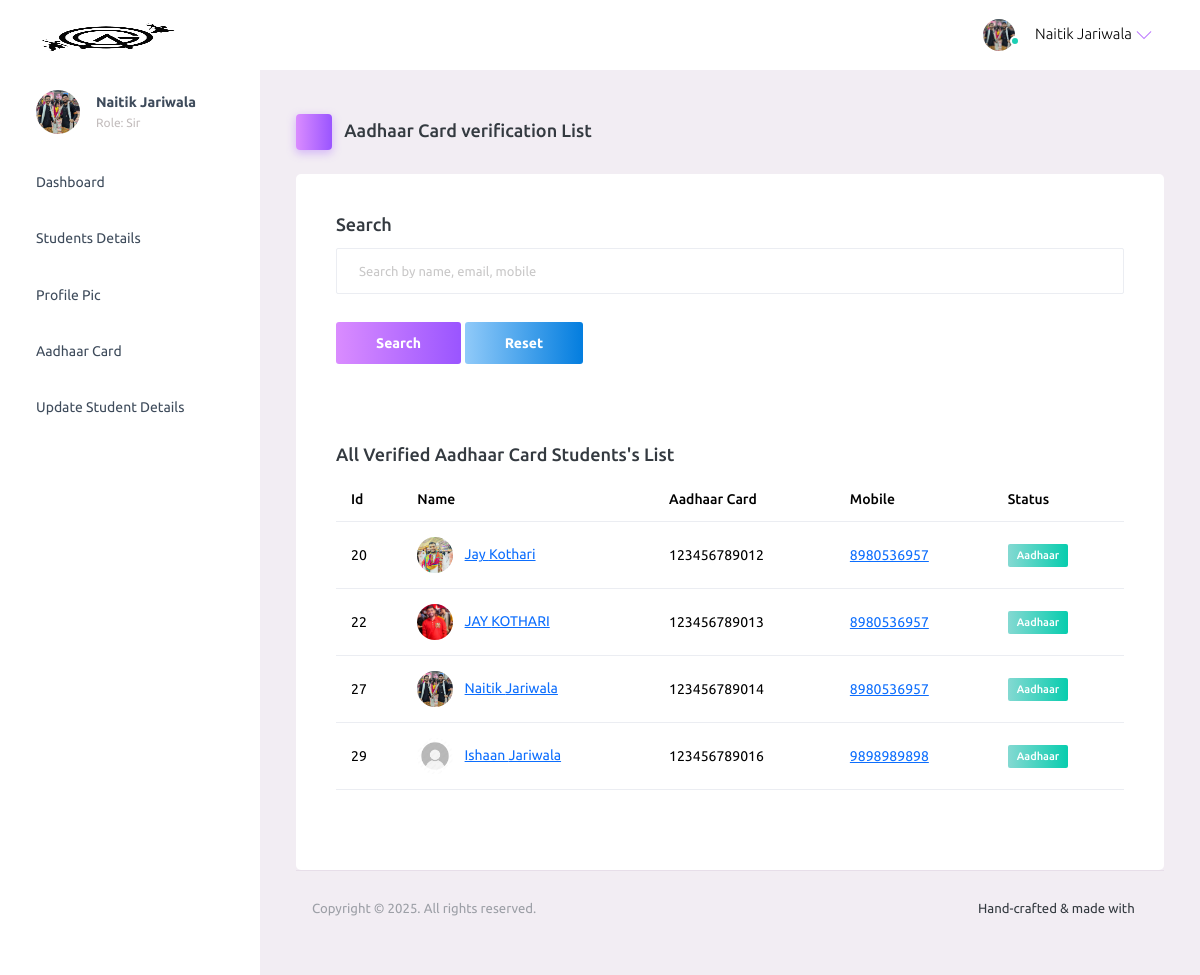
The page /mentor/verified_aadhar_list/ (signed in) on the database as committed earlier.
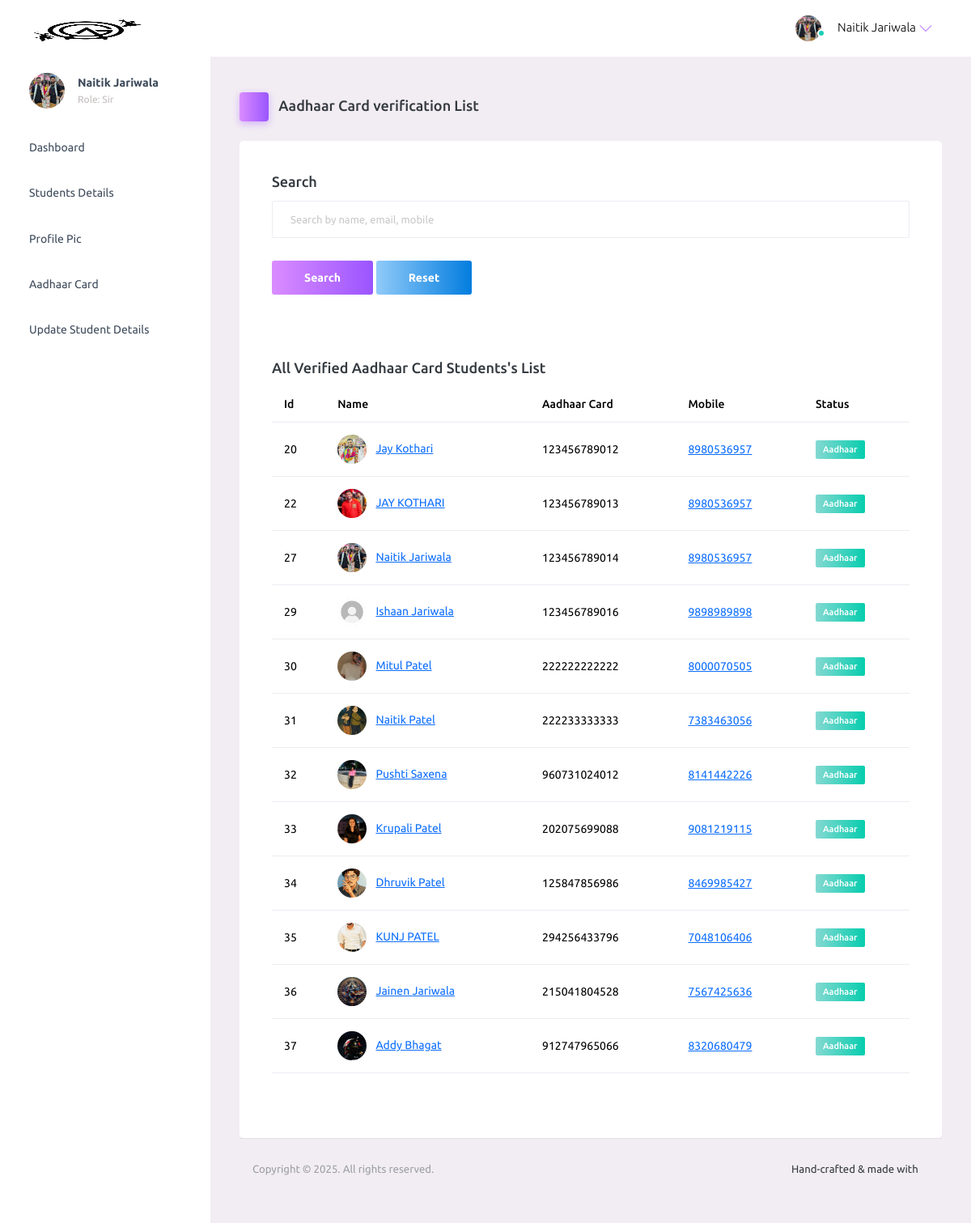
The same page on the database as committed later.
### student/models.py (models this page shows, shortened)
class Student(models.Model):
    doc_choice = (
        ('Owner','Owner'),
        ('Sir','Sir'),
        ('Student','Student'),
    )
    first_name = models.CharField(max_length=30)
    last_name = models.CharField(max_length=30)
    birth_date = models.DateField(blank=True, null=True)
    email = models.EmailField(unique=True)
    mobile = models.CharField(max_length=10)
    parent_mobile = models.CharField(max_length=10)
    role = models.CharField(max_length=10, choices=doc_choice, default='Student')
    address = models.TextField()
    password = models.CharField(max_length=30)
    password_reset = models.BooleanField(default=False)
    verified = models.BooleanField(default=False)
    aadhar = models.CharField(max_length=12)
    aadhar_verified = models.BooleanField(default=False)
    aadhar_verified_by = models.CharField(max_length=30,blank=True,null=True)
    profile_qr = models.FileField(upload_to='profile_qr/',default='default/qr.png')
    profile_image = models.FileField(upload_to='profile/', default='default/profile.jpg')
    profile_image_verified = models.BooleanField(default=False)
    fees_amount = models.IntegerField(default=0)
    fees_paid = models.IntegerField(default=0)
    fees_status = models.BooleanField(default=False)
    fees_marker = models.CharField(max_length=30,blank=True,null=True)
    batch_name = models.CharField(max_length=30, blank=True, null=True, default='General')
    batch_start_date = models.DateField(blank=True, null=True)
    batch_end_date = models.DateField(blank=True, null=True)
    created_at = models.DateTimeField(auto_now_add=True)

### mentor/views.py (the view, shortened to what this page needs)
# urls.py: path('verified_aadhar_list/', views.verified_aadhar_list, name='verified_aadhar_list'),
def verified_aadhar_list(request):
    try:
        student = Student.objects.get(email=request.session['email'])
        if student.role == 'Student':
            return render(request, 'login.html', {'msg': 'You are not authorized to access this page'})
        students = Student.objects.filter(aadhar_verified=True)
        return render(request, 'verified_aadhar_list.html', {'students': students, 'student': student})
    except:
        return render(request, 'login.html')

### mentor/templates/verified_aadhar_list.html (shortened to what this page needs)
{% extends 'header.html' %}
{% load static %}
{% block content %}
<div class="main-panel">
  <div class="content-wrapper">
    <div class="page-header">
      <h3 class="page-title">
        <span class="page-title-icon bg-gradient-primary text-white me-2">
          <i class="mdi mdi-home"></i>
        </span> Aadhaar Card verification List
      </h3>
    </div>
    <div class="row">
      <div class="col-12 grid-margin">
        <div class="card">
          <div class="card-body">
            <h4 class="card-title">Search</h4>
            <form method="POST" action="{% url 'verified_aadhar_list' %}">
              <div class="form-group">
                <input type="text" class="form-control" id="search" name="search" placeholder="Search by name, email, mobile">
              </div>
              <button type="submit" class="btn btn-gradient-primary mr-2">Search</button>
              <a href="{% url 'profile_image_unverified_list' %}" class="btn btn-gradient-info">Reset</a>
            </form>
          </div>
    <div class="row">
      <div class="col-12 grid-margin">
        <div class="card">
          <div class="card-body">
            {% if msg %}
            <h4 class="card-title">{{msg}}</h4>
            <h4 class="card-title">Total "<span style="color: rgb(78, 133, 216);">{{students.count}}</span>" results found</h4>
            {% else %}
            <h4 class="card-title">All Verified Aadhaar Card Students's List</h4>
            {% endif %}
            <div class="table-responsive">
              <table class="table">
                <thead>
                  <tr>
                    <th> Id </th>
                    <th> Name </th>
                    <th> Aadhaar Card</th>
                    <th> Mobile </th>
                    <th> Status </th>
                  </tr>
                </thead>
                <tbody>
                  {% for one in students %}
                  <tr>
                    <td>{{one.id}}</td>
                    <td>
                      <img src="{{one.profile_image.url}}" style="object-fit: cover;" class="me-2" alt="image"> <a href="{% url 'view_student' one.id %}">{{one.first_name}} {{one.last_name}}</a>
                    </td>
                    <td>{{one.aadhar}}</td>
                    <td> <a href="tel:+91{{one.mobile}}">{{one.mobile}}</a> </td>
                    <td>
                      {% if one.aadhar_verified %}
                      <label class="badge badge-gradient-success">Aadhaar</label>
                      {% else %}
                      <label class="badge badge-gradient-danger">AAdhaar</label>
                      {% endif %}
                    </td>
                  </tr>
                  {% endfor %}
                </tbody>
              </table>
            </div>
          </div>
        </div>
      </div>
    </div>
  </div>
  <footer class="footer">
    <div class="d-sm-flex justify-content-center justify-content-sm-between">
      <span class="text-muted text-center text-sm-left d-block d-sm-inline-block">Copyright © 2025. All rights reserved.</span>
      <span class="float-none float-sm-right d-block mt-1 mt-sm-0 text-center">Hand-crafted & made with <i class="mdi mdi-heart text-danger"></i></span>
    </div>
  </footer>
</div>
{% endblock %}

### mentor/templates/header.html (shortened to what the changed rows need)
{% load static %}
<!DOCTYPE html>
<html lang="en">
  <head>
    <link rel="stylesheet" href="{% static 'assets/vendors/mdi/css/materialdesignicons.min.css' %}">
    <link rel="stylesheet" href="{% static 'assets/vendors/ti-icons/css/themify-icons.css' %}">
    <link rel="stylesheet" href="{% static 'assets/vendors/css/vendor.bundle.base.css' %}">
    <link rel="stylesheet" href="{% static 'assets/vendors/font-awesome/css/font-awesome.min.css' %}">
    <link rel="stylesheet" href="{% static 'assets/vendors/font-awesome/css/font-awesome.min.css' %}" />
    <link rel="stylesheet" href="{% static 'assets/vendors/bootstrap-datepicker/bootstrap-datepicker.min.css' %}">
    <link rel="stylesheet" href="{% static 'assets/css/style.css' %}">
  </head>
  <body>
    {% if student.role == "Sir" or student.role == "Owner" %}
    <div class="container-scroller">
      <nav class="navbar default-layout-navbar col-lg-12 col-12 p-0 fixed-top d-flex flex-row">
        <div class="text-center navbar-brand-wrapper d-flex align-items-center justify-content-center" style="object-fit: cover; overflow: hidden; ">
          <a class="navbar-brand brand-logo" href="{% url 'mentor-index' %}"><img src="{% static 'assets/images/logo.png' %}" alt="logo"  /></a>
        </div>
        <div class="navbar-menu-wrapper d-flex align-items-stretch">
          <button class="navbar-toggler navbar-toggler align-self-center" type="button" data-toggle="minimize">
            <span class="mdi mdi-menu"></span>
          </button>
          <ul class="navbar-nav navbar-nav-right">
            <li class="nav-item nav-profile dropdown">
              <a class="nav-link dropdown-toggle" id="profileDropdown" href="#" data-bs-toggle="dropdown" aria-expanded="false">
                <div class="nav-profile-img">
                  <img src="{{student.profile_image.url}}" style="object-fit: cover;" alt="image">
                  <span class="availability-status online"></span>
                </div>
                <div class="nav-profile-text">
                  <p class="mb-1 text-black">{{student.first_name}} {{student.last_name}}</p>
                </div>
              </a>
            </li>
          </ul>
        </div>
      </nav>
      <div class="container-fluid page-body-wrapper">
        <nav class="sidebar sidebar-offcanvas" id="sidebar">
          <ul class="nav">
            <li class="nav-item nav-profile">
              <a href="#" class="nav-link">
                <div class="nav-profile-image">
                  <img src="{{student.profile_image.url}}" style="object-fit: cover;" alt="profile" />
                </div>
                <div class="nav-profile-text d-flex flex-column">
                  <span class="font-weight-bold mb-2">{{student.first_name}} {{student.last_name}}</span>
                  <span class="text-secondary text-small">Role: {{student.role}}</span>
                </div>
                <i class="mdi mdi-bookmark-check text-success nav-profile-badge"></i>
              </a>
            </li>
            <li class="nav-item">
              <a class="nav-link" href="{% url 'mentor-index' %}">
                <span class="menu-title">Dashboard</span>
                <i class="mdi mdi-home menu-icon"></i>
              </a>
            </li>
            <li class="nav-item">
              <a class="nav-link" data-bs-toggle="collapse" href="#ui-basic" aria-expanded="false" aria-controls="ui-basic">
                <span class="menu-title">Students Details</span>
                <i class="menu-arrow"></i>
                <i class="mdi mdi-contacts menu-icon"></i>
              </a>
            </li>
            <li class="nav-item">
              <a class="nav-link" data-bs-toggle="collapse" href="#icons" aria-expanded="false" aria-controls="icons">
                <span class="menu-title">Profile Pic</span>
                <i class="mdi mdi-contacts menu-icon"></i>
              </a>
            </li>
            <li class="nav-item">
              <a class="nav-link" data-bs-toggle="collapse" href="#forms" aria-expanded="false" aria-controls="forms">
                <span class="menu-title">Aadhaar Card</span>
                <i class="mdi mdi-format-list-bulleted menu-icon"></i>
              </a>
            </li>
            <li class="nav-item">
              <a class="nav-link" data-bs-toggle="collapse" href="#charts" aria-expanded="false" aria-controls="charts">
                <span class="menu-title">Update Student Details</span>
                <i class="mdi mdi-chart-bar menu-icon"></i>
              </a>
            </li>
          </ul>
        </nav>
        {% block content %}
        {% endblock %}
      </div>
    </div>
    {% endif %}
  </body>
</html>

Rows that differ between the two databases and show on the page:
added Student: id "30", profile_image (picture), first_name "Mitul", last_name "Patel", aadhar "222222222222", mobile "8000070505", aadhar_verified "Aadhaar"
added Student: id "31", profile_image (picture), first_name "Naitik", last_name "Patel", aadhar "222233333333", mobile "7383463056", aadhar_verified "Aadhaar"
added Student: id "32", profile_image (picture), first_name "Pushti", last_name "Saxena", aadhar "960731024012", mobile "8141442226", aadhar_verified "Aadhaar"
added Student: id "33", profile_image (picture), first_name "Krupali", last_name "Patel", aadhar "202075699088", mobile "9081219115", aadhar_verified "Aadhaar"
added Student: id "34", profile_image (picture), first_name "Dhruvik", last_name "Patel", aadhar "125847856986", mobile "8469985427", aadhar_verified "Aadhaar"
added Student: id "35", profile_image (picture), first_name "KUNJ", last_name "PATEL", aadhar "294256433796", mobile "7048106406", aadhar_verified "Aadhaar"
added Student: id "36", profile_image (picture), first_name "Jainen", last_name "Jariwala", aadhar "215041804528", mobile "7567425636", aadhar_verified "Aadhaar"
added Student: id "37", profile_image (picture), first_name "Addy", last_name "Bhagat", aadhar "912747965066", mobile "8320680479", aadhar_verified "Aadhaar"
